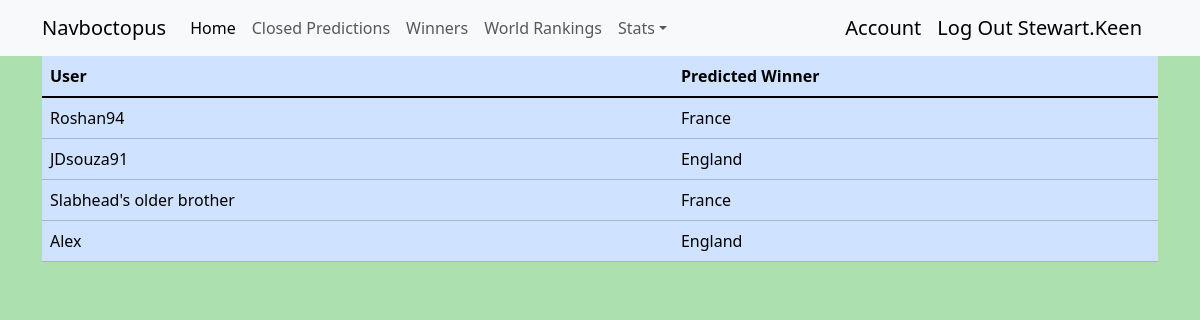
The app's page /winners (signed in) with its own data.
### predictor/models.py (models this page shows)
class Winner(models.Model):
    user = models.ForeignKey(User,on_delete=models.CASCADE)
    winner = models.CharField(max_length=50)

### predictor/views.py (the view)
# urls.py: path('winners',views.WinnersView.as_view(),name='winners'),
class WinnersView(View):
    template_name = 'predictor/summary/winners.html'
    def get(self,request):
        winners_list = Winner.objects.all()
        context = {
            'winners_list':winners_list
        }
        return render(request,self.template_name,context)

### predictor/templates/predictor/summary/winners.html (shortened to what this page needs)
{% extends 'predictor/base.html' %}
{% block content %}
<div class="container">
    <div
        class="table-responsive"
    >
        <table
            class="table table-primary"
        >
            <thead class="table-primary">
                <tr>
                    <th>User</th>
                    <th>Predicted Winner</th>
                </tr>
            </thead>
            <tbody class="table-group-divider">
                {% for row in winners_list %}
                <tr
                    class="table-primary"
                >
                    <td scope="row">{{row.user}}</td>
                    <td>{{row.winner}}</td>
                </tr>
                {% endfor %}
            </tbody>
        </table>
    </div>
</div>
{% endblock content %}

### predictor/templates/predictor/base.html (shortened to what this page needs)
<!DOCTYPE html>
<html lang="en">
<head>
    {% load static %}
    <link href="https://cdn.jsdelivr.net/npm/bootstrap@5.3.2/dist/css/bootstrap.min.css" rel="stylesheet"
>
        {% load static %}
        <link rel="stylesheet" href="{% static 'predictor\style\styles.css' %}">
</head>
<body>
    <nav
        class="navbar navbar-expand-sm navbar-light bg-light"
    >
        <div class="container">
            <a class="navbar-brand" href="{% url 'homepage' %}">Navboctopus</a>
            <div class="collapse navbar-collapse" id="collapsibleNavId">
                <ul class="navbar-nav me-auto mt-2 mt-lg-0">
                    <li class="nav-item">
                        <a class="nav-link active" href="{% url 'homepage' %}" aria-current="page"
                            >Home
                            </a
                        >
                    </li>
                    {% if user.is_authenticated %}
                    <li class="nav-item">
                        <a class="nav-link" href="{% url 'closed_predictions' %}" aria-current="page"
                            >Closed Predictions
                            </a
                        >
                    </li>
                    {% endif %}
                    <li class="nav-item">
                        <a class="nav-link" href="{% url 'winners' %}" aria-current="page"
                            >Winners
                            </a
                        >
                    </li>
                    <li class="nav-item">
                        <a class="nav-link" href="{% url 'world_rankings' %}" aria-current="page"
                            >World Rankings
                            </a
                        >
                    </li>
                    <li class="nav-item dropdown">
                        <a
                            class="nav-link dropdown-toggle"
                            href="#"
                            id="dropdownId"
                            data-bs-toggle="dropdown"
                            aria-haspopup="true"
                            aria-expanded="false"
                            >Stats</a
                        >
                    </li>
                </ul>
                <form class="d-flex my-2 my-lg-0">
                    {% if user.is_authenticated %}
                    <a class="navbar-brand" href="{% url 'account' %}" class="nav-link active" title="Account">Account</a>
                    <a class="navbar-brand" href="{% url 'logout' %}" class="nav-link active" title="Log Out">Log Out {{user.username}}</a>
                    {% else %}
                    <a class="navbar-brand" href="{% url 'login' %}" class="nav-link active" title="Login">Login</a>
                    {% comment %} <a class="navbar-brand" href="{% url 'sign_up_user' %}" class="nav-link active" title="sign up user">Sign Up</a> {% endcomment %}
                    {% endif %}
                </form>
            </div>
        </div>
    </nav>
    {% block content %}
    {% endblock content %}
</body>
</html>

### predictor/static/predictor/style/styles.css (style rules this page uses)
.table { --bs-table-bg:#BFF6C3; }
body { background-color: #ACE1AF; }

### records on screen
Winner: user "Roshan94", winner "France"
Winner: user "JDsouza91", winner "England"
Winner: user "Slabhead's older brother", winner "France"
Winner: user "Alex", winner "England"

### other values on screen
{{ user.username }} "Stewart.Keen"
